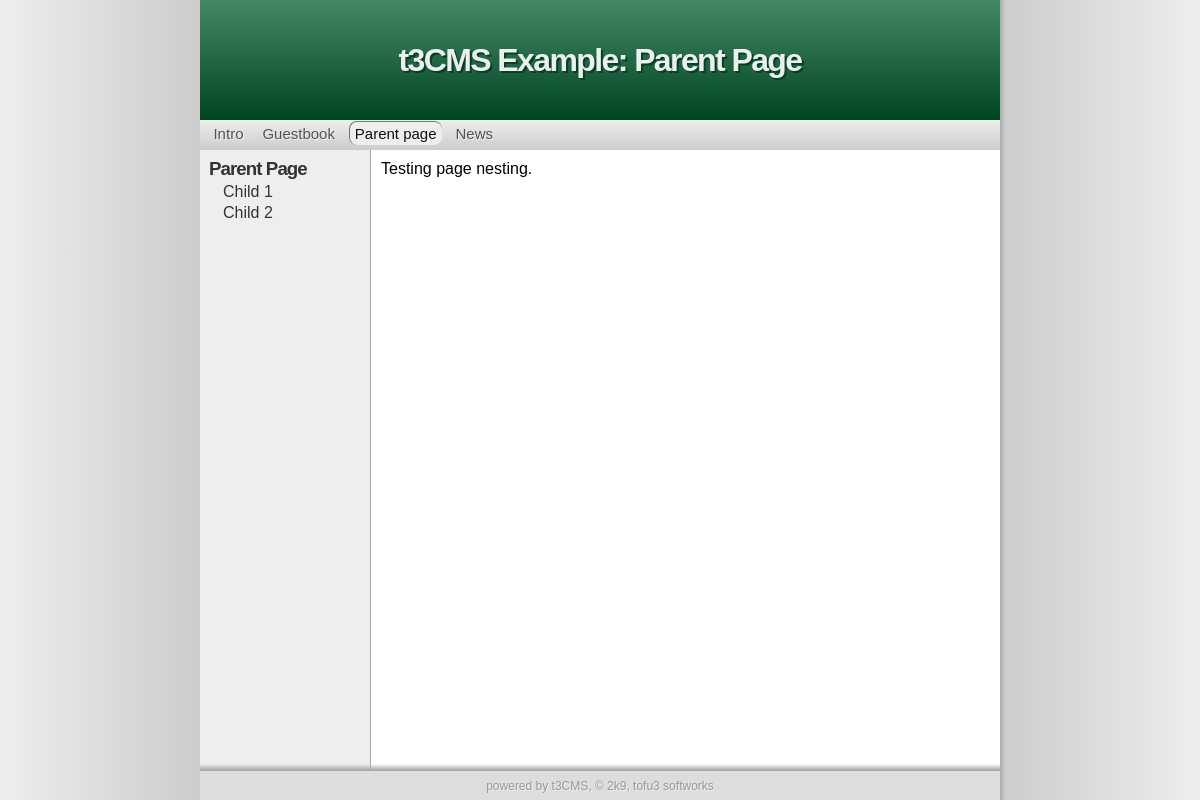
The page /?page=subs on the database its author committed.
### tables this page shows
CREATE TABLE "settings" ("name" TEXT check(typeof("name") = 'text') , "type" INTEGER, "value" TEXT check(typeof("value") = 'text') , "id" INTEGER PRIMARY KEY  AUTOINCREMENT  NOT NULL );

CREATE TABLE "pages" ("id" INTEGER PRIMARY KEY  NOT NULL ,"name" TEXT,"type" TEXT,"content" TEXT,"title" TEXT,"sub" TEXT DEFAULT _ );

CREATE TABLE "menus" ("id" INTEGER PRIMARY KEY  AUTOINCREMENT  NOT NULL , "menu" INTEGER NOT NULL  DEFAULT 0, "label" TEXT, "type" TEXT DEFAULT page, "link" TEXT, "sorting" INTEGER DEFAULT 0);

### inc/inc.db.php (called while the page is built, shortened)
<?php
 try {
  $_DB = new PDO($_S['dbType'].':'.$_S['dbPath']);
 }
 catch (PDOException $e) {
	print 'Database error.';
	die();
 }
 function db_setting($name){
    global $_DB;
    $q = $_DB->query("SELECT value FROM settings WHERE name='$name'");
    $r = $q->fetch();
    return $r[0];
 }
 function db_page($name) {
    global $_DB;
    $q = $_DB->query("SELECT * FROM pages WHERE name='$name'");
    $r = $q->fetch();
    return $r;
 }
 function db_subpages($sub){
    global $_DB;
    foreach($_DB->query("SELECT * FROM pages WHERE sub='$sub'") as $r){
        $o[] = $r;
    }
    return $o;
 }
 function db_titlefromname($name){
    global $_DB;
    $q = $_DB->query("SELECT title FROM pages WHERE name='$name'");
    $r = $q->fetch();
    return $r[0];
 }
?>

### inc/inc.page.php (called while the page is built, shortened)
<?php
 include_once('inc/inc.db.php');
 function get_page(){
    $default = db_setting('default_page');
    @$page=$_GET['page']?$_GET['page']:$default;
    $pagedata = db_page($page);
    return array($pagedata['title'],$pagedata['type'],$pagedata['content'],$page,$pagedata['id'],$pagedata['sub']);
 }
?>

### inc/inc.debug.php (called while the page is built, shortened)
<?php
 function d_getdbasarray(){
    global $_DB;
    $d_inctables = array('settings','pt_guestbook','pages');
    $DBC = array();
    foreach ($d_inctables as $t){
        $i = 0;
        foreach ($_DB->query("SELECT * from $t") as $r){
            $i++;
                foreach($r as $n=>$v)
                    if (!is_int($n))
                        $DBC[$t][$i][$n] = $v;
        }
    }
    return $DBC;
 }
?>

### inc/inc.build-functions.php (the view, shortened to what this page needs)
<?php
 function do_menu($id,$orient = 'vertical'){
    global $_DB;
    global $page_name;
    global $page_sub;
    foreach($_DB->query("SELECT label,type,link FROM menus WHERE menu='$id'") as $r){
        $linkname = $r['link'];
        $linkname=='./'?$linkname=db_setting('default_page'):0;
        $active = ($page_name==$linkname)||($page_sub==$linkname)?1:0;
        $menudata[] = array($r['label'],$r['type'],$r['link'],$active);
    }
    $m = build_menu($menudata,$orient);
    print $m;
 }
 function build_menu($data,$orient){
    global $url_style;
    foreach ($data as $item){
        $class = $item[3]?' class="active"':'';
        switch($item[1]){
            case 'page':
                if($url_style != 'pretty'){
                    $url = '?page='.$item[2];
                }
                else {
                    $url = './'.$item[2]; break;
                }
                break;
            case 'redir': $url = $item[2]; break;
        }
        if($orient == 'vertical'){
            $r .= '&nbsp;<a href="'.$url.'"'.$class.'>'.$item[0].'</a>&nbsp;';
        }
        else {
            $r .= '<a href="'.$url.'"'.$class.'>'.$item[0].'</a><br/>';
        }
    }
    return $r;
 }
 function do_submenu($orient = 'vertical'){
    global $page_name;
    global $page_sub;
    $sub=$page_sub=='_'?$page_name:$page_sub;
    $subpages = db_subpages($sub);
    foreach($subpages as $r){
        $active = $page_name==$r[1]?1:0;
        $menudata[] = array($r['title'],$r['name'],$active);
    }
    $m = build_submenu($menudata,$orient,$sub);
    print $m;
 }
 function build_submenu($data,$orient,$top){
    $title = db_titlefromname($top);
    $r = <<<END
      <td id="smenu">
      <h3><a href="?page=$top">$title</a></h3>
END;
    foreach($data as $subpage){
        $class = $subpage[2]?' class="active"':'';
        $r .= "   <a href=\"?page={$subpage[1]}\"$class>{$subpage[0]}</a>";
    }
    $r .= ' </td>';
    return $r;
 }
?>

### styles/default_html5css3/header.php
<table id="tcont" border="0" cellspacing="0" cellpadding="0">
 <tr>
  <td rowspan="4" id="tleft"><div id="shadow"></div></td>
  <td id="thead"><h1><?=$title.': '.$page_title?></h1></td>
  <td rowspan="4" id="tright"><div id="shadow"></div></td>
 </tr>
 <tr>
  <td id="tmenu"><div><?php do_menu(0) ?></div></td>
 </tr>
 <tr>
  <td>
   <table cellspacing="0" cellpadding="0" style="width:100%;height:100%">
    <tr>
<?php do_submenu() ?>
     <td id="tmain">

### pt/html/inc.php
<?php
 function do_page($content, $name){
    print $content;
 }
?>

### styles/default_html5css3/css/default.css (style rules this page uses)
* { font-family: Sans-serif }
h1,h2,h3 { letter-spacing: -0.05em; margin:0px; }
#thead h1 { color: #eee; text-shadow: #042 2px 2px }
h3 { color: #222; }
html,body { margin:0px; height:100% }
body { background-color: #ccc }
#tcont { width: 100%; height: 100% }
#thead { width: 800px; height: 120px; text-align: center; background-color: #264; background: -moz-linear-gradient(90deg, #042, #486); background: -webkit-gradient(linear, left top, left bottom, color-stop(0, #486), color-stop(1, #042)); }
#tleft { background: -moz-linear-gradient(0deg, #eee, #ccc); background: -webkit-gradient(linear, left top, right top, color-stop(0, #eee), color-stop(1, #ccc)); }
#tright { background: -moz-linear-gradient(180deg, #eee, #ccc); background: -webkit-gradient(linear, right top, left top, color-stop(0, #eee), color-stop(1, #ccc)); }
#shadow { background-color: #f0f; height: 100%; width: 5px }
#tright #shadow { background: -moz-linear-gradient(180deg, #ccc, #aaa); background: -webkit-gradient(linear, right top, left top, color-stop(0, #ccc), color-stop(1, #aaa)); }
#tleft #shadow { background: transparent }
#tmenu { height: 30px; background: #042 }
#tmain { vertical-align: top; background-color: #fff; padding: 10px; background: -moz-linear-gradient(90deg, #fff 99%, #aaa); background: -webkit-gradient(linear, left top, left bottom, color-stop(0.99, #fff), color-stop(1, #aaa)); }
#smenu { vertical-align: top; padding: 5px; background-color: #eee; width: 160px; border-right: 1px #aaa solid; background: -moz-linear-gradient(90deg, #eee 99%, #aaa); background: -webkit-gradient(linear, left top, left bottom, color-stop(0.99, #eee), color-stop(1, #aaa)); }
#smenu a { text-decoration: none; color: #333; margin-left: 18px; display:block; margin-top: 3px; margin-bottom: 3px }
#smenu h3 a { margin-left: 4px }
a.active { text-decoration: underline!important }
#tmenu div { background-color: #ddd; background: -moz-linear-gradient(90deg, #ccc, #eee); background: -webkit-gradient(linear, left bottom, left top, color-stop(0, #ccc), color-stop(1, #eee)); height: 25px; padding-top: 5px; padding-left: 4px; }
#tmenu a { padding: 3 5 3 5px; font-size: 15px; text-shadow: #eee 1px 1px; text-decoration: none; color: #555; }
#tmenu a.active { color: #111; text-decoration: none!important; background: #eee; -moz-border-radius: 8px; border-radius: 8px; border: 1px #777 solid; border-bottom: 0px; border-right: 0px; }

### rows shown on the page
settings: value "t3CMS Example"
pages: title "Parent Page", content "Testing page nesting."
menus: label "Intro"
menus: label "Guestbook"
menus: label "Parent page"
menus: label "News"
pages: title "Child 1"
pages: title "Child 2"
